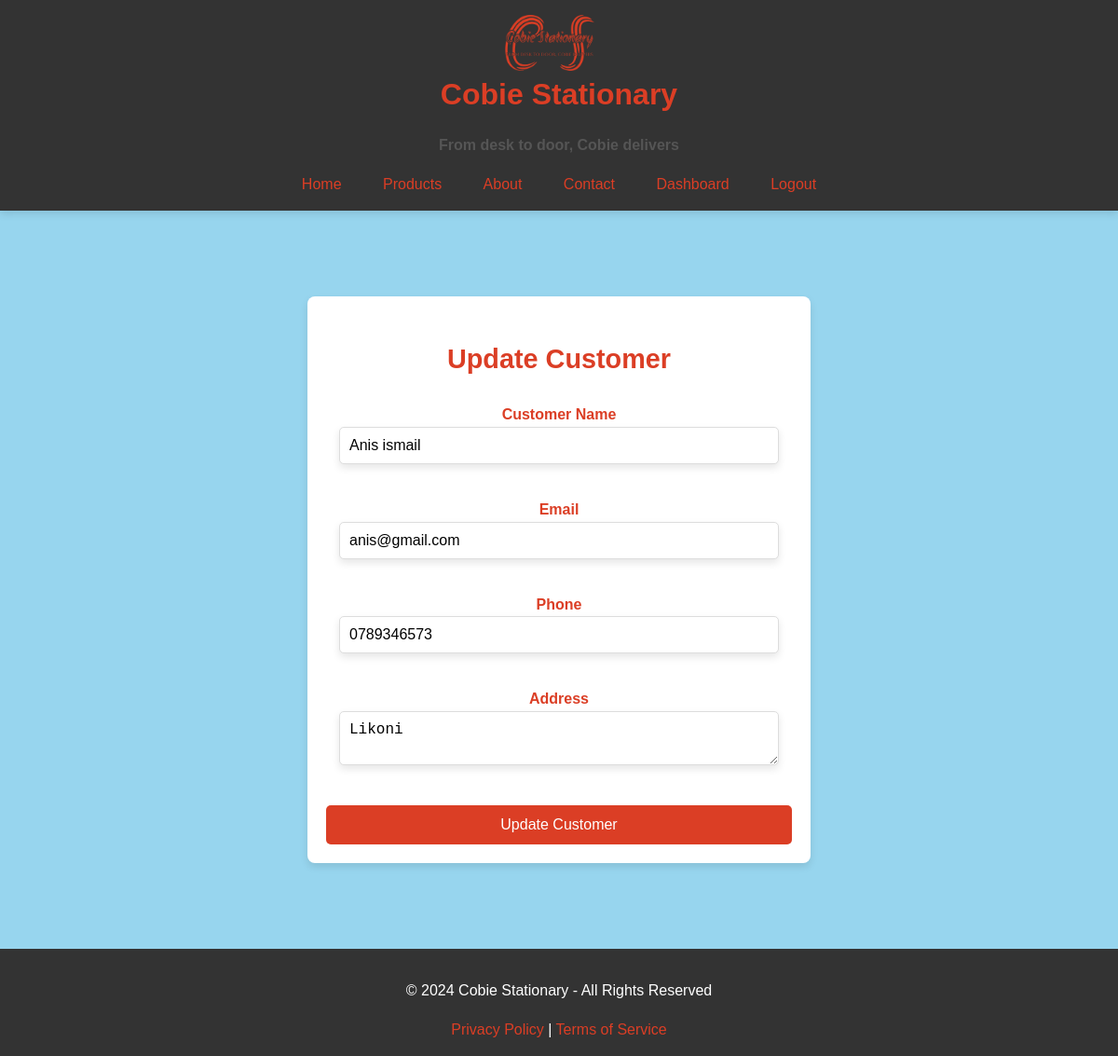
Screenshot of /reg/update/customer/1 (signed in) with the database file from the repository.
### app/models.py (models this page shows, shortened)
class Customer(db.Model):
    __tablename__ = 'customers'
    customer_id = db.Column(db.Integer, primary_key=True, autoincrement=True)
    customer_name = db.Column(db.String(255), nullable=False)
    email = db.Column(db.String(255), nullable=True)
    phone = db.Column(db.String(20), nullable=True)
    address = db.Column(db.Text, nullable=True)
    sales = db.relationship('Sale', backref='customer', lazy=True)

### app/reg/routes.py (the view, shortened to what this page needs)
@reg_bp.route('/update/customer/<int:customer_id>', methods=['GET', 'POST'])
@login_required
@admin_required
def update_customer(customer_id):
    customer = Customer.query.get_or_404(customer_id)
    form = CustomerForm(obj=customer)
    return render_template('update_customer.html', form=form,
        customer=customer)

### app/reg/forms.py
class CustomerForm(FlaskForm):
    customer_name = StringField('Customer Name', validators=[DataRequired(), Length(max=255)])
    email = StringField('Email', validators=[Optional(), Email(), Length(max=255)])
    phone = StringField('Phone', validators=[Optional(), Length(max=20)])
    address = TextAreaField('Address', validators=[Optional()])
    submit = SubmitField('Submit')

### app/extensions.py (called while the page is built)
def admin_required(f):
    @wraps(f)
    def decorated_function(*args, **kwargs):
        if not current_user.is_authenticated:
            flash('You need to be logged in to access this page.', 'danger')
            return redirect(url_for('auth.login'))  # Adjust to your login route
        if current_user.role != 'Admin':
            flash('You do not have the required permissions.', 'danger')
            return redirect(url_for('main.index'))  # Adjust to your desired redirect route
        return f(*args, **kwargs)
    return decorated_function

### app/reg/templates/update_customer.html (shortened to what this page needs)
{% extends 'base.html' %}
{% block head %}
<link rel="stylesheet" href="{{ url_for('static', filename='css/forms.css') }}">
{% endblock %}
{% block content %}
<div class="form-container">
    <h2>Update Customer</h2>
    <form method="POST" action="{{ url_for('reg.update_customer', customer_id=customer.customer_id) }}">
        <div class="form-group">
            {{ form.customer_name.label(class="form-label") }}
            {{ form.customer_name(class="form-control", placeholder="Enter customer name") }}
        </div>
        <div class="form-group">
            {{ form.email.label(class="form-label") }}
            {{ form.email(class="form-control", placeholder="Enter email address") }}
        </div>
        <div class="form-group">
            {{ form.phone.label(class="form-label") }}
            {{ form.phone(class="form-control", placeholder="Enter phone number") }}
        </div>
        <div class="form-group">
            {{ form.address.label(class="form-label") }}
            {{ form.address(class="form-control", placeholder="Enter address") }}
        </div>
        <button type="submit" class="btn btn-primary">Update Customer</button>
    </form>
</div>
{% endblock %}

### app/static/css/styles.css (style rules this page uses)
body { background-color: #97D5EE; color: #DB3E25; font-family: 'Arial', sans-serif; margin: 0; padding: 0; line-height: 1.6; text-align: center; }

### app/static/css/forms.css (style rules this page uses)
.form-container { max-width: 500px; margin: 40px auto; padding: 20px; background-color: #ffffff; border-radius: 8px; box-shadow: 0px 4px 8px rgba(0, 0, 0, 0.1); font-size: 1rem; }
.form-container h2 { color: #DB3E25; margin-bottom: 1.5rem; font-size: 1.8rem; text-align: center; font-weight: normal bold; }
.form-container form { display: flexbox; flex-direction: column; }
.form-group { margin-bottom: 1.5rem; }
.form-group label { color: #DB3E25; font-size: 1rem; margin-bottom: 0.5rem; font-weight: bold; }
input, select, .form-control { width: 90%; padding: 0.625rem; margin-bottom: 0.75rem; border: 1px solid #ddd; border-radius: 5px; font-size: 1rem; box-shadow: 0px 4px 8px rgba(0, 0, 0, 0.1); font-weight: normal bold; }
button { background-color: #DB3E25; color: #ffffff; padding: 0.75rem 1.5rem; border: none; border-radius: 5px; cursor: pointer; font-size: 1rem; width: 100%; text-align: center; transition: background-color 0.3s ease; }

### rows the page displays
Customer: customer_name "Anis ismail", email "anis@gmail.com", phone "0789346573", address "Likoni"
